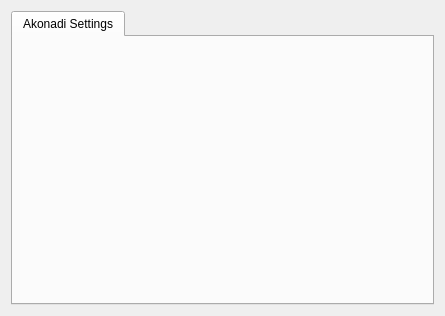
<ui version="4.0" >
 <class>SettingsWidget</class>
 <widget class="QWidget" name="SettingsWidget" >
  <property name="geometry" >
   <rect>
    <x>0</x>
    <y>0</y>
    <width>445</width>
    <height>316</height>
   </rect>
  </property>
  <layout class="QGridLayout" name="gridLayout" >
   <item row="0" column="0" >
    <widget class="KTabWidget" name="fTabWidget" >
     <widget class="QWidget" name="fAkonadiTab" >
      <attribute name="title" >
       <string>Akonadi Settings</string>
      </attribute>
     </widget>
    </widget>
   </item>
  </layout>
 </widget>
 <customwidgets>
  <customwidget>
   <class>KTabWidget</class>
   <extends>QTabWidget</extends>
   <header>ktabwidget.h</header>
   <container>1</container>
  </customwidget>
 </customwidgets>
 <resources/>
 <connections/>
</ui>
